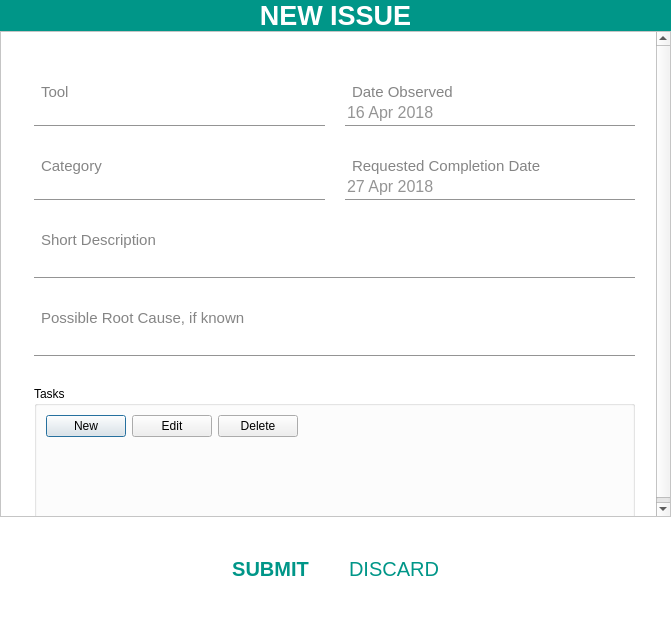
<?xml version="1.0" encoding="UTF-8"?>
<ui version="4.0">
 <class>Dialog</class>
 <widget class="QDialog" name="Dialog">
  <property name="windowModality">
   <enum>Qt::NonModal</enum>
  </property>
  <property name="geometry">
   <rect>
    <x>0</x>
    <y>0</y>
    <width>671</width>
    <height>631</height>
   </rect>
  </property>
  <property name="windowTitle">
   <string>Dialog</string>
  </property>
  <property name="windowOpacity">
   <double>1.000000000000000</double>
  </property>
  <property name="styleSheet">
   <string notr="true">QDialog {
	background-color: rgb(255, 255, 255);}</string>
  </property>
  <property name="modal">
   <bool>true</bool>
  </property>
  <layout class="QVBoxLayout" name="verticalLayout_2">
   <property name="spacing">
    <number>0</number>
   </property>
   <property name="leftMargin">
    <number>0</number>
   </property>
   <property name="topMargin">
    <number>0</number>
   </property>
   <property name="rightMargin">
    <number>0</number>
   </property>
   <property name="bottomMargin">
    <number>50</number>
   </property>
   <item>
    <widget class="QLabel" name="label">
     <property name="font">
      <font>
       <family>Arial</family>
       <pointsize>20</pointsize>
       <weight>75</weight>
       <italic>false</italic>
       <bold>true</bold>
      </font>
     </property>
     <property name="styleSheet">
      <string notr="true">background-color: rgb(0, 150, 136);
color: rgb(255, 255, 255, 255);
font: bold 20pt;
min-height: 3em;</string>
     </property>
     <property name="text">
      <string>NEW ISSUE</string>
     </property>
     <property name="alignment">
      <set>Qt::AlignCenter</set>
     </property>
    </widget>
   </item>
   <item>
    <widget class="QScrollArea" name="scrollArea">
     <property name="styleSheet">
      <string notr="true">QScrollBar:vertical {             
        border: 0px solid #999999;
        background:white;
        width:10px;
        margin: 0px 0px 0px 0px;
    }
    QScrollBar::handle:vertical {
        background: rgba(0,0,0,0.1);
        min-height: 0px;
		max-height: 50px;
    }
    QScrollBar::add-line:vertical {
        background:  rgba(0,0,0,0.1);
        height: 0px;
        subcontrol-position: bottom;
        subcontrol-origin: margin;
    }
    QScrollBar::sub-line:vertical {
        background:  rgba(0,0,0,0.1);
        height: 0 px;
        subcontrol-position: top;
        subcontrol-origin: margin;
   }

QScrollArea {
		background-color: white;}</string>
     </property>
     <property name="frameShadow">
      <enum>QFrame::Raised</enum>
     </property>
     <property name="sizeAdjustPolicy">
      <enum>QAbstractScrollArea::AdjustToContentsOnFirstShow</enum>
     </property>
     <property name="widgetResizable">
      <bool>false</bool>
     </property>
     <property name="alignment">
      <set>Qt::AlignCenter</set>
     </property>
     <widget class="QWidget" name="scrollwidget">
      <property name="geometry">
       <rect>
        <x>15</x>
        <y>-80</y>
        <width>629</width>
        <height>489</height>
       </rect>
      </property>
      <property name="styleSheet">
       <string notr="true">#scrollwidget {background-color: white;}
</string>
      </property>
      <widget class="QWidget" name="layoutWidget">
       <property name="geometry">
        <rect>
         <x>10</x>
         <y>0</y>
         <width>621</width>
         <height>501</height>
        </rect>
       </property>
       <layout class="QGridLayout" name="gridLayout_7">
        <property name="sizeConstraint">
         <enum>QLayout::SetDefaultConstraint</enum>
        </property>
        <property name="leftMargin">
         <number>10</number>
        </property>
        <property name="topMargin">
         <number>50</number>
        </property>
        <property name="rightMargin">
         <number>10</number>
        </property>
        <property name="bottomMargin">
         <number>0</number>
        </property>
        <property name="horizontalSpacing">
         <number>20</number>
        </property>
        <property name="verticalSpacing">
         <number>30</number>
        </property>
        <item row="1" column="0">
         <layout class="QGridLayout" name="gridLayout_2">
          <item row="0" column="2">
           <spacer name="horizontalSpacer_2">
            <property name="orientation">
             <enum>Qt::Horizontal</enum>
            </property>
            <property name="sizeHint" stdset="0">
             <size>
              <width>40</width>
              <height>20</height>
             </size>
            </property>
           </spacer>
          </item>
          <item row="0" column="0">
           <widget class="QLabel" name="label_5">
            <property name="styleSheet">
             <string notr="true">margin: 0px;
border: 0px;
padding: 0px;</string>
            </property>
            <property name="text">
             <string/>
            </property>
            <property name="pixmap">
             <pixmap resource="../resource.qrc">:/icons/category_ico.png</pixmap>
            </property>
            <property name="alignment">
             <set>Qt::AlignCenter</set>
            </property>
           </widget>
          </item>
          <item row="0" column="1">
           <widget class="QLabel" name="label_3">
            <property name="font">
             <font>
              <family>Arial</family>
              <pointsize>11</pointsize>
             </font>
            </property>
            <property name="styleSheet">
             <string notr="true">color: rgba(0, 0, 0, 0.48);
heigh: 1em;</string>
            </property>
            <property name="text">
             <string>Category</string>
            </property>
           </widget>
          </item>
          <item row="1" column="0" colspan="3">
           <widget class="QComboBox" name="comboBox_3">
            <property name="styleSheet">
             <string notr="true">QComboBox {
                border: none;
                padding-bottom: 2px;
                font-size: 12pt;
				border-bottom: 1px solid rgba(0,0,0,0.42);
                background-color: white;
                color: rgba(0,0,0,0.42);}

QComboBox::hover {
                border-bottom: 2px solid rgba(0,0,0,0.6);
                color: rgba(0,0,0,0.54);}

QComboBox::focus {
                border-bottom: 2px solid #009688;
                color: rgba(0,0,0,0.87);}

QComboBox::down-arrow {
				image: url(:/icons/dropdown.png);
                background-color: white;
                border: 0px white;
                padding: 0px;
                margin: 0px;
                height:14px;
                width:14px;}

QComboBox::drop-down{
				subcontrol-origin: padding;
				subcontrol-position: center right;
 			    width: 15px;
                border: 0px;
                margin: 0px; }

QComboBox QAbstractItemView {
                font: 14pt;}</string>
            </property>
           </widget>
          </item>
         </layout>
        </item>
        <item row="3" column="0" colspan="2">
         <layout class="QGridLayout" name="gridLayout_6">
          <item row="0" column="2">
           <spacer name="horizontalSpacer_9">
            <property name="orientation">
             <enum>Qt::Horizontal</enum>
            </property>
            <property name="sizeHint" stdset="0">
             <size>
              <width>40</width>
              <height>20</height>
             </size>
            </property>
           </spacer>
          </item>
          <item row="0" column="0">
           <widget class="QLabel" name="label_12">
            <property name="styleSheet">
             <string notr="true">margin: 0px;
border: 0px;
padding: 0px;</string>
            </property>
            <property name="text">
             <string/>
            </property>
            <property name="pixmap">
             <pixmap resource="../resource.qrc">:/icons/root_cause_ico.png</pixmap>
            </property>
            <property name="alignment">
             <set>Qt::AlignCenter</set>
            </property>
           </widget>
          </item>
          <item row="1" column="0" colspan="3">
           <widget class="QLineEdit" name="lineEdit_2">
            <property name="styleSheet">
             <string notr="true">QLineEdit {
                border: none;
                padding-bottom: 2px;
                border-bottom: 1px solid rgba(0,0,0,0.42);
                background-color: white;
                color: rgba(0,0,0,0.42);
                font-size: 14pt;
				height: 1.1em;}

            QLineEdit:editable {
                padding-bottom: 2px;
                border-bottom: 1px rgba(0,0,0,0.42);
                color: rgba(0,0,0,0.42);}

            QLineEdit:disabled {
                border: none;
                padding-bottom: 2px;
                border-bottom: 1px rgba(0,0,0,0.42);
                color: rgba(0,0,0,0.38);}

            QLineEdit:hover {
                padding-bottom: 2px;
                border-bottom: 2px solid rgba(0,0,0,0.6);
                color: rgba(0,0,0,0.54);
                }

            QLineEdit:focus {
                padding-bottom: 2px;
                border-bottom: 2px solid #009688;
                color: rgba(0,0,0,0.87);}

            QLineEdit:pressed {
                border-bottom: 2px #009688;
                font: bold;
                color: rgba(0,0,0,0.87)}</string>
            </property>
            <property name="echoMode">
             <enum>QLineEdit::Normal</enum>
            </property>
           </widget>
          </item>
          <item row="0" column="1">
           <widget class="QLabel" name="label_13">
            <property name="font">
             <font>
              <family>Arial</family>
              <pointsize>11</pointsize>
             </font>
            </property>
            <property name="styleSheet">
             <string notr="true">color: rgba(0, 0, 0, 0.48);
heigh: 1em;</string>
            </property>
            <property name="text">
             <string>Possible Root Cause, if known</string>
            </property>
           </widget>
          </item>
         </layout>
        </item>
        <item row="2" column="0" colspan="2">
         <layout class="QGridLayout" name="gridLayout_5">
          <item row="0" column="0">
           <widget class="QLabel" name="label_10">
            <property name="styleSheet">
             <string notr="true">margin: 0px;
border: 0px;
padding: 0px;</string>
            </property>
            <property name="text">
             <string/>
            </property>
            <property name="pixmap">
             <pixmap resource="../resource.qrc">:/icons/description_ico.png</pixmap>
            </property>
            <property name="alignment">
             <set>Qt::AlignCenter</set>
            </property>
           </widget>
          </item>
          <item row="0" column="1">
           <widget class="QLabel" name="label_11">
            <property name="font">
             <font>
              <family>Arial</family>
              <pointsize>11</pointsize>
             </font>
            </property>
            <property name="styleSheet">
             <string notr="true">color: rgba(0, 0, 0, 0.48);
heigh: 1em;</string>
            </property>
            <property name="text">
             <string>Short Description</string>
            </property>
           </widget>
          </item>
          <item row="0" column="2">
           <spacer name="horizontalSpacer_8">
            <property name="orientation">
             <enum>Qt::Horizontal</enum>
            </property>
            <property name="sizeHint" stdset="0">
             <size>
              <width>40</width>
              <height>20</height>
             </size>
            </property>
           </spacer>
          </item>
          <item row="1" column="0" colspan="3">
           <widget class="QLineEdit" name="lineEdit">
            <property name="styleSheet">
             <string notr="true">QLineEdit {
                border: none;
                padding-bottom: 2px;
                border-bottom: 1px solid rgba(0,0,0,0.42);
                background-color: white;
                color: rgba(0,0,0,0.42);
                font-size: 14pt;
				height: 1.1em;}

            QLineEdit:editable {
                padding-bottom: 2px;
                border-bottom: 1px rgba(0,0,0,0.42);
                color: rgba(0,0,0,0.42);}

            QLineEdit:disabled {
                border: none;
                padding-bottom: 2px;
                border-bottom: 1px rgba(0,0,0,0.42);
                color: rgba(0,0,0,0.38);}

            QLineEdit:hover {
                padding-bottom: 2px;
                border-bottom: 2px solid rgba(0,0,0,0.6);
                color: rgba(0,0,0,0.54);
                }

            QLineEdit:focus {
                padding-bottom: 2px;
                border-bottom: 2px solid #009688;
                color: rgba(0,0,0,0.87);}

            QLineEdit:pressed {
                border-bottom: 2px #009688;
                font: bold;
                color: rgba(0,0,0,0.87)}</string>
            </property>
            <property name="echoMode">
             <enum>QLineEdit::Normal</enum>
            </property>
           </widget>
          </item>
         </layout>
        </item>
        <item row="1" column="1">
         <layout class="QGridLayout" name="gridLayout_4">
          <item row="1" column="0" colspan="3">
           <widget class="QDateEdit" name="dateEdit_2">
            <property name="styleSheet">
             <string notr="true">QCalendarWidget QWidget#qt_calendar_navigationbar { background-color: #607D8B; }

QCalendarWidget QToolButton {
	color: white;
	font-size: 12pt;
	icon-size: 20px, 20px;
	background-color: #607D8B;
}


/* header row */
QCalendarWidget QWidget { 
				alternate-background-color: #b0bec5; 
				alternate-color: white;}

QDateEdit {
                border: none;
                padding-bottom: 2px;
                font-size: 12pt;
				border-bottom: 1px solid rgba(0,0,0,0.42);
                background-color: white;
                color: rgba(0,0,0,0.42);}

QDateEdit::hover {
                border-bottom: 2px solid rgba(0,0,0,0.6);
                color: rgba(0,0,0,0.54);}

QDateEdit::focus {
                border-bottom: 2px solid #009688;
                color: rgba(0,0,0,0.87);}

QDateEdit::down-arrow {
				image: url(:/icons/dropdown.png);
                background-color: white;
                border: 0px white;
                padding: 0px;
                margin: 0px;
                height:14px;
                width:14px;}

QDateEdit::drop-down{
				subcontrol-origin: padding;
				subcontrol-position: center right;
 			    width: 15px;
                border: 0px;
                margin: 0px; }

QDateEdit QAbstractItemView {
                font: 12pt;}</string>
            </property>
            <property name="maximumDate">
             <date>
              <year>2018</year>
              <month>7</month>
              <day>27</day>
             </date>
            </property>
            <property name="minimumDate">
             <date>
              <year>2018</year>
              <month>4</month>
              <day>27</day>
             </date>
            </property>
            <property name="calendarPopup">
             <bool>true</bool>
            </property>
           </widget>
          </item>
          <item row="0" column="2">
           <spacer name="horizontalSpacer_5">
            <property name="orientation">
             <enum>Qt::Horizontal</enum>
            </property>
            <property name="sizeHint" stdset="0">
             <size>
              <width>40</width>
              <height>20</height>
             </size>
            </property>
           </spacer>
          </item>
          <item row="0" column="0">
           <widget class="QLabel" name="label_8">
            <property name="styleSheet">
             <string notr="true">margin: 0px;
border: 0px;
padding: 0px;</string>
            </property>
            <property name="text">
             <string/>
            </property>
            <property name="pixmap">
             <pixmap resource="../resource.qrc">:/icons/requested_cd_ico.png</pixmap>
            </property>
            <property name="alignment">
             <set>Qt::AlignCenter</set>
            </property>
           </widget>
          </item>
          <item row="0" column="1">
           <widget class="QLabel" name="label_9">
            <property name="font">
             <font>
              <family>Arial</family>
              <pointsize>11</pointsize>
             </font>
            </property>
            <property name="styleSheet">
             <string notr="true">color: rgba(0, 0, 0, 0.48);
heigh: 1em;</string>
            </property>
            <property name="text">
             <string>Requested Completion Date</string>
            </property>
           </widget>
          </item>
         </layout>
        </item>
        <item row="0" column="1">
         <layout class="QGridLayout" name="gridLayout_3">
          <item row="0" column="0">
           <widget class="QLabel" name="label_6">
            <property name="styleSheet">
             <string notr="true">margin: 0px;
border: 0px;
padding: 0px;</string>
            </property>
            <property name="text">
             <string/>
            </property>
            <property name="pixmap">
             <pixmap resource="../resource.qrc">:/icons/date_observed_ico.png</pixmap>
            </property>
            <property name="alignment">
             <set>Qt::AlignCenter</set>
            </property>
           </widget>
          </item>
          <item row="1" column="0" colspan="3">
           <widget class="QDateEdit" name="dateEdit">
            <property name="styleSheet">
             <string notr="true">QCalendarWidget QWidget#qt_calendar_navigationbar { background-color: #607D8B; }

QCalendarWidget QToolButton {
	color: white;
	font-size: 12pt;
	icon-size: 20px, 20px;
	background-color: #607D8B;
}


/* header row */
QCalendarWidget QWidget { 
				alternate-background-color: #b0bec5; 
				alternate-color: white;}

QDateEdit {
                border: none;
                padding-bottom: 2px;
                font-size: 12pt;
				border-bottom: 1px solid rgba(0,0,0,0.42);
                background-color: white;
                color: rgba(0,0,0,0.42);}

QDateEdit::hover {
                border-bottom: 2px solid rgba(0,0,0,0.6);
                color: rgba(0,0,0,0.54);}

QDateEdit::focus {
                border-bottom: 2px solid #009688;
                color: rgba(0,0,0,0.87);}

QDateEdit::down-arrow {
				image: url(:/icons/dropdown.png);
                background-color: white;
                border: 0px white;
                padding: 0px;
                margin: 0px;
                height:14px;
                width:14px;}

QDateEdit::drop-down{
				subcontrol-origin: padding;
				subcontrol-position: center right;
 			    width: 15px;
                border: 0px;
                margin: 0px; }

QDateEdit QAbstractItemView {
                font: 12pt;}</string>
            </property>
            <property name="maximumDateTime">
             <datetime>
              <hour>0</hour>
              <minute>0</minute>
              <second>0</second>
              <year>2019</year>
              <month>4</month>
              <day>16</day>
             </datetime>
            </property>
            <property name="maximumDate">
             <date>
              <year>2019</year>
              <month>4</month>
              <day>16</day>
             </date>
            </property>
            <property name="minimumDate">
             <date>
              <year>2018</year>
              <month>4</month>
              <day>16</day>
             </date>
            </property>
            <property name="calendarPopup">
             <bool>true</bool>
            </property>
           </widget>
          </item>
          <item row="0" column="1">
           <widget class="QLabel" name="label_7">
            <property name="font">
             <font>
              <family>Arial</family>
              <pointsize>11</pointsize>
             </font>
            </property>
            <property name="styleSheet">
             <string notr="true">color: rgba(0, 0, 0, 0.48);
heigh: 1em;</string>
            </property>
            <property name="text">
             <string>Date Observed</string>
            </property>
           </widget>
          </item>
          <item row="0" column="2">
           <spacer name="horizontalSpacer_3">
            <property name="orientation">
             <enum>Qt::Horizontal</enum>
            </property>
            <property name="sizeHint" stdset="0">
             <size>
              <width>40</width>
              <height>20</height>
             </size>
            </property>
           </spacer>
          </item>
         </layout>
        </item>
        <item row="0" column="0">
         <layout class="QGridLayout" name="gridLayout">
          <item row="0" column="2">
           <spacer name="horizontalSpacer">
            <property name="orientation">
             <enum>Qt::Horizontal</enum>
            </property>
            <property name="sizeHint" stdset="0">
             <size>
              <width>40</width>
              <height>20</height>
             </size>
            </property>
           </spacer>
          </item>
          <item row="0" column="0">
           <widget class="QLabel" name="label_4">
            <property name="styleSheet">
             <string notr="true">margin: 0px;
border: 0px;
padding: 0px;</string>
            </property>
            <property name="text">
             <string/>
            </property>
            <property name="pixmap">
             <pixmap resource="../resource.qrc">:/icons/tool_ico.png</pixmap>
            </property>
            <property name="alignment">
             <set>Qt::AlignCenter</set>
            </property>
           </widget>
          </item>
          <item row="0" column="1">
           <widget class="QLabel" name="label_2">
            <property name="font">
             <font>
              <family>Arial</family>
              <pointsize>11</pointsize>
             </font>
            </property>
            <property name="styleSheet">
             <string notr="true">QLabel {
			color: rgba(0, 0, 0, 0.48);
			heigh: 1em;
			background-color: white;}</string>
            </property>
            <property name="text">
             <string>Tool</string>
            </property>
           </widget>
          </item>
          <item row="1" column="0" colspan="3">
           <widget class="QComboBox" name="comboBox_2">
            <property name="styleSheet">
             <string notr="true">QComboBox {
                border: none;
                padding-bottom: 2px;
                font-size: 12pt;
				border-bottom: 1px solid rgba(0,0,0,0.42);
                background-color: white;
                color: rgba(0,0,0,0.42);}

QComboBox::hover {
                border-bottom: 2px solid rgba(0,0,0,0.6);
                color: rgba(0,0,0,0.54);}

QComboBox::focus {
                border-bottom: 2px solid #009688;
                color: rgba(0,0,0,0.87);}

QComboBox::down-arrow {
				image: url(:/icons/dropdown.png);
                background-color: white;
                border: 0px white;
                padding: 0px;
                margin: 0px;
                height:14px;
                width:14px;}

QComboBox::drop-down{
				subcontrol-origin: padding;
				subcontrol-position: center right;
 			    width: 15px;
                border: 0px;
                margin: 0px; }

QComboBox QAbstractItemView {
                font: 14pt;}</string>
            </property>
           </widget>
          </item>
         </layout>
        </item>
        <item row="4" column="0" colspan="2">
         <widget class="QGroupBox" name="groupBox">
          <property name="title">
           <string>Tasks</string>
          </property>
          <layout class="QVBoxLayout" name="verticalLayout">
           <item>
            <layout class="QHBoxLayout" name="horizontalLayout_2">
             <item>
              <widget class="QPushButton" name="pushButton_3">
               <property name="text">
                <string>New</string>
               </property>
              </widget>
             </item>
             <item>
              <widget class="QPushButton" name="pushButton_4">
               <property name="text">
                <string>Edit</string>
               </property>
               <property name="autoDefault">
                <bool>false</bool>
               </property>
              </widget>
             </item>
             <item>
              <widget class="QPushButton" name="pushButton_5">
               <property name="text">
                <string>Delete</string>
               </property>
               <property name="autoDefault">
                <bool>false</bool>
               </property>
              </widget>
             </item>
             <item>
              <spacer name="horizontalSpacer_4">
               <property name="orientation">
                <enum>Qt::Horizontal</enum>
               </property>
               <property name="sizeHint" stdset="0">
                <size>
                 <width>40</width>
                 <height>20</height>
                </size>
               </property>
              </spacer>
             </item>
            </layout>
           </item>
           <item>
            <spacer name="verticalSpacer_2">
             <property name="orientation">
              <enum>Qt::Vertical</enum>
             </property>
             <property name="sizeHint" stdset="0">
              <size>
               <width>20</width>
               <height>40</height>
              </size>
             </property>
            </spacer>
           </item>
          </layout>
         </widget>
        </item>
       </layout>
      </widget>
     </widget>
    </widget>
   </item>
   <item>
    <spacer name="verticalSpacer">
     <property name="orientation">
      <enum>Qt::Vertical</enum>
     </property>
     <property name="sizeType">
      <enum>QSizePolicy::Fixed</enum>
     </property>
     <property name="sizeHint" stdset="0">
      <size>
       <width>20</width>
       <height>40</height>
      </size>
     </property>
    </spacer>
   </item>
   <item>
    <layout class="QHBoxLayout" name="horizontalLayout_3">
     <item>
      <spacer name="horizontalSpacer_7">
       <property name="orientation">
        <enum>Qt::Horizontal</enum>
       </property>
       <property name="sizeType">
        <enum>QSizePolicy::Expanding</enum>
       </property>
       <property name="sizeHint" stdset="0">
        <size>
         <width>40</width>
         <height>0</height>
        </size>
       </property>
      </spacer>
     </item>
     <item>
      <widget class="QPushButton" name="pushButton">
       <property name="styleSheet">
        <string notr="true">QPushButton {
            background-color: rgba(0,0,0,0);
            border: 0px;
            color: #009688;
            font: bold 15pt;
			min-height: 1.2em;}

        QPushButton:hover, QPushButton:hover:focus {
            background-color: rgba(0,0,0,0.05);
        }

        QPushButton:pressed,
        QPushButton:pressed:focus {
            background-color: rgba(153,153,153,0.4);
        }

        QPushButton:disabled {
            color: lightGray;
            background-color: gray;
            border: none
        }</string>
       </property>
       <property name="text">
        <string>SUBMIT</string>
       </property>
      </widget>
     </item>
     <item>
      <spacer name="horizontalSpacer_6">
       <property name="orientation">
        <enum>Qt::Horizontal</enum>
       </property>
       <property name="sizeType">
        <enum>QSizePolicy::Fixed</enum>
       </property>
       <property name="sizeHint" stdset="0">
        <size>
         <width>40</width>
         <height>0</height>
        </size>
       </property>
      </spacer>
     </item>
     <item>
      <widget class="QPushButton" name="pushButton_2">
       <property name="font">
        <font>
         <pointsize>15</pointsize>
         <weight>50</weight>
         <italic>false</italic>
         <bold>false</bold>
        </font>
       </property>
       <property name="styleSheet">
        <string notr="true">QPushButton {
            background-color: rgba(0,0,0,0);
            border: 0px;
            color: #009688;
            font: 15pt;
			min-height: 1.2em;}

        QPushButton:hover, QPushButton:hover:focus {
            background-color: rgba(0,0,0,0.05);
        }

        QPushButton:pressed,
        QPushButton:pressed:focus {
            background-color: rgba(153,153,153,0.4);
        }

        QPushButton:disabled {
            color: lightGray;
            background-color: gray;
            border: none
        }</string>
       </property>
       <property name="text">
        <string>DISCARD</string>
       </property>
       <property name="autoDefault">
        <bool>false</bool>
       </property>
      </widget>
     </item>
     <item>
      <spacer name="horizontalSpacer_10">
       <property name="orientation">
        <enum>Qt::Horizontal</enum>
       </property>
       <property name="sizeHint" stdset="0">
        <size>
         <width>40</width>
         <height>20</height>
        </size>
       </property>
      </spacer>
     </item>
    </layout>
   </item>
  </layout>
 </widget>
 <tabstops>
  <tabstop>pushButton</tabstop>
 </tabstops>
 <resources>
  <include location="../resource.qrc"/>
 </resources>
 <connections/>
</ui>
